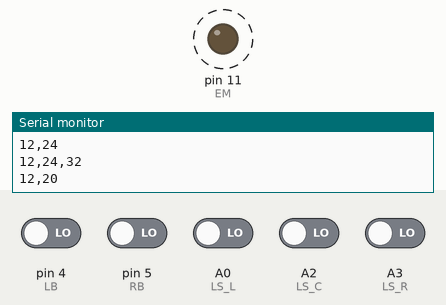
Recording of a sketch running on a simulated Arduino Uno, built with avr-gcc and run on an emulated ATmega328P. Parts: output pins drawn as LEDs (lit = HIGH), the last lines printed to the serial monitor. Dashed ring = blinking. The test bench sets the inputs (shaded band); at power-on: A0 (LS_L), A2 (LS_C), A3 (LS_R), pin 4 (LB), pin 5 (RB) LOW.

Above: at 1.3 s.
1.7 s: pin 4 (LB) driven HIGH
At 3.0 s:
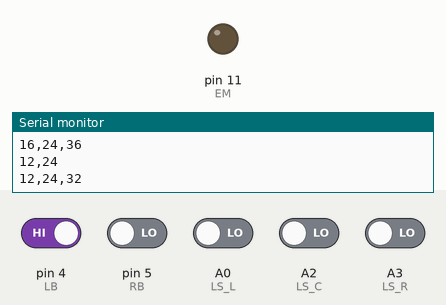
3.3 s: pin 4 (LB) driven LOW
At 3.6 s:
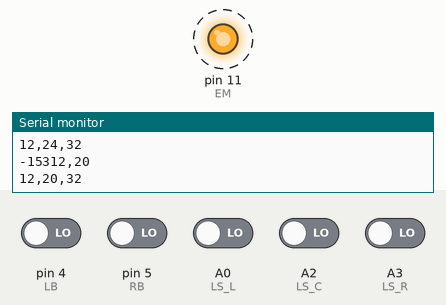
6.3 s: pin 5 (RB) driven HIGH
At 6.4 s:
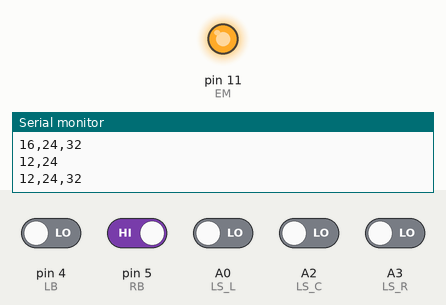
Timing chart, 0 to 9.3 s (numbered marks = the images above; inputs shaded):
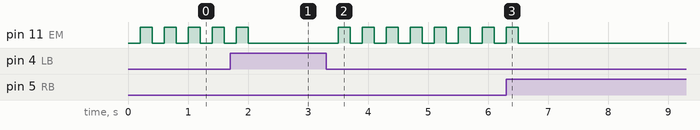

Measured:
- after the input at 1.7 s, pin 11 (EM): goes on until 2.0 s, then stays LOW
- after the input at 3.3 s, pin 11 (EM): alternates HIGH for 0.20 s and LOW for 0.20 s, starting after 0.20 s
- after the input at 6.3 s, pin 11 (EM): goes on until 6.5 s, then stays LOW
- by itself, pin 11 (EM): alternates HIGH for 0.20 s and LOW for 0.20 s

The sketch:

bump_test_2.ino
```cpp
//#include "MT.h"
#define LM 12
#define LB 4
#define RB 5
#define EM 11

#define LS_L A0
#define LS_C A2
#define LS_R A3

//Motor mt;

int NB_LS_PINS = 3;
int ls_pins[5] = {LS_L, LS_C, LS_R};
int ls_read[5];

int NB_BP_PINS = 2;
int bp_pins[] = {LB, RB};
int bp_read[3];

void setup() {

  //  enableBUMPs();
  pinMode(LB, INPUT);
  pinMode(RB, INPUT);
  pinMode(LS_L, INPUT);
  pinMode(LS_C, INPUT);
  pinMode(LS_R, INPUT);

  Serial.begin(9600);
  Serial.print("RESET");
}


void loop() {
  bumpreading();
  // mt.setMotor(20, -20);
  Serial.print(bp_read[0]);
  Serial.print(",");
  Serial.println(bp_read[1]);
  delay(200);

  parSR();
  Serial.print(ls_read[0]);
  Serial.print(",");
  Serial.print(ls_read[1]);
  Serial.print(",");
  Serial.println(ls_read[2]);
  delay(200);


}

void chargeCapacitors() {
  for (int i = 0; i < NB_BP_PINS ; i++) {
    pinMode(bp_pins[i], OUTPUT);
    digitalWrite(bp_pins[i], HIGH);
  }

  delayMicroseconds(10);

  for (int i = 0; i < NB_BP_PINS ; i++) {
    pinMode(bp_pins[i], INPUT);
  }
}

void chargeCapacitors1() {
  for (int i = 0; i < NB_LS_PINS ; i++) {
    pinMode(ls_pins[i], OUTPUT);
    digitalWrite(ls_pins[i], HIGH);
  }

  delayMicroseconds(10);

  for (int i = 0; i < NB_LS_PINS ; i++) {
    pinMode(ls_pins[i], INPUT);
  }
}

void enableIRLEDs() {
  pinMode(EM, OUTPUT);
  digitalWrite(EM, HIGH);
}

void enableBUMPs() {
  pinMode(EM, OUTPUT);
  digitalWrite(EM, LOW);
}


void bumpreading() {
  int which;
  int count;
  enableBUMPs();
  chargeCapacitors();


  unsigned long start_time;
  start_time = micros();

  unsigned long end_time_ls[NB_BP_PINS];

  for (which = 0; which < NB_BP_PINS ; which++) {
    end_time_ls[which] = 0 ;
  }

  bool done = false;
  count = NB_BP_PINS;

  while (done != true) {
    for (which = 0; which < NB_BP_PINS ; which++) {

      if ( end_time_ls[which] == 0) {
        if (digitalRead(bp_pins[which]) == LOW) {
          end_time_ls[which] = micros();
          count = count - 1;
        }
      }

      if ( count == 0) {
        done = true;
      }// if all sensors read.
    }//for.
  }//while.

  for (which = 0; which < NB_BP_PINS ; which++) {
    unsigned long elapsed_time;
    elapsed_time = end_time_ls[which] - start_time;
    bp_read[which] = (float)elapsed_time;
  }
}

void parSR( ) {
  int which;
  int count;
  enableIRLEDs();
  chargeCapacitors1();


  unsigned long start_time;
  start_time = micros();

  unsigned long end_time_ls[NB_LS_PINS];

  for (which = 0; which < NB_LS_PINS ; which++) {
    end_time_ls[which] = 0 ;
  }

  bool done = false;
  count = NB_LS_PINS;

  while (done != true) {
    for (which = 0; which < NB_LS_PINS ; which++) {

      if ( end_time_ls[which] == 0) {
        if (digitalRead(ls_pins[which]) == LOW) {
          end_time_ls[which] = micros();
          count = count - 1;
        }
      }

      if ( count == 0) {
        done = true;
      }// if all sensors read.
    }//for.
  }//while.

  for (which = 0; which < NB_LS_PINS ; which++) {
    unsigned long elapsed_time;
    elapsed_time = end_time_ls[which] - start_time;
    ls_read[which] = (float)elapsed_time;
  }
}// end of psr
```
